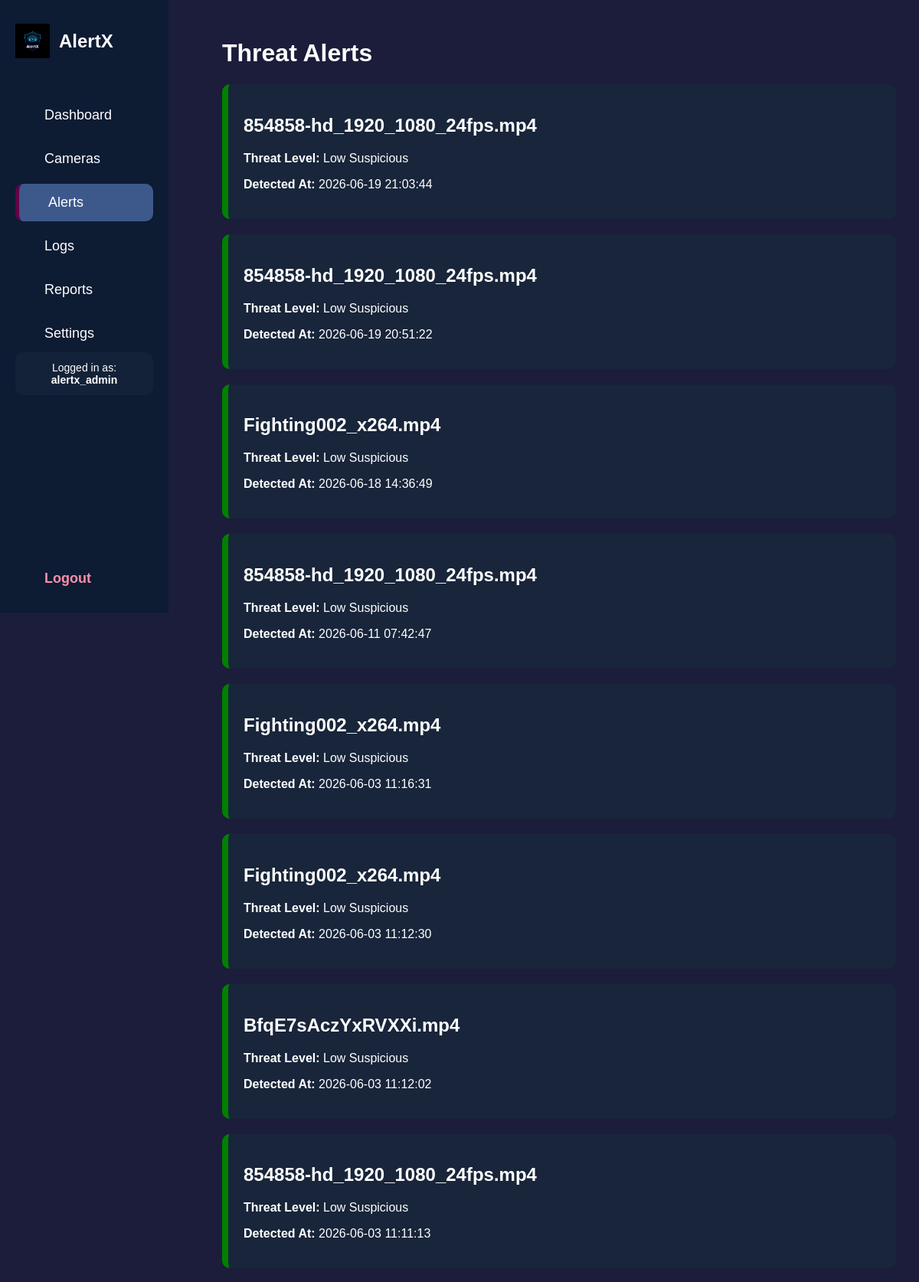
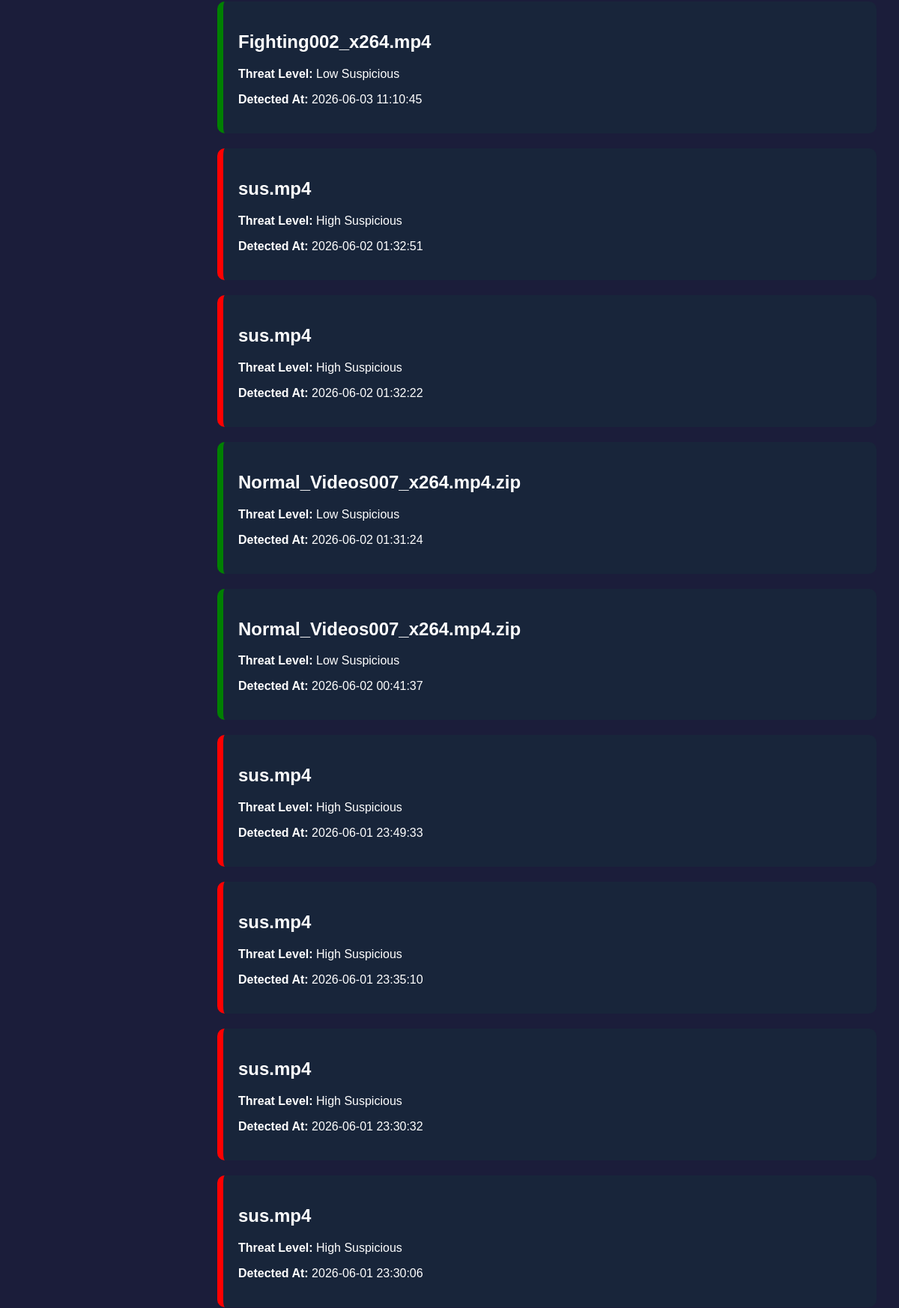
Screenshot of /alerts (upper part) with the database file from the repository (2 pictures, top to bottom).
### tables this page shows
CREATE TABLE logs(

        id INTEGER PRIMARY KEY AUTOINCREMENT,
        filename TEXT,
        alert TEXT,
        time TEXT

    );

### app.py (the view)
@app.route("/alerts")
def alerts():
    conn = sqlite3.connect(
        "database.db"
    )
    cursor = conn.cursor()
    cursor.execute(
        "SELECT filename, alert, time FROM logs ORDER BY id DESC"
    )
    alerts_data = cursor.fetchall()
    conn.close()
    return render_template(
        "alerts.html",
        alerts=alerts_data
    )

### templates/alerts.html (shortened to what this page needs)
<!DOCTYPE html>
<html>
<head>
<link rel="stylesheet"
href="{{ url_for(
'static',
filename='css/styles.css'
) }}">
</head>
<body class="alert-theme">
    {% include 'sidebar.html' %}
<div class="main">
<h1>Threat Alerts</h1>
{% if alerts %}
{% for row in alerts %}
<div class="alert-card
{% if row[1] == 'High Suspicious' %}
high
{% elif row[1] == 'Medium Suspicious' %}
medium
{% else %}
low
{% endif %}
">
<h2>{{ row[0] }}</h2>
<p>
<b>Threat Level:</b>
{{ row[1] }}
</p>
<p>
<b>Detected At:</b>
{{ row[2] }}
</p>
</div>
{% endfor %}
{% else %}
<h3>No Alerts Found</h3>
{% endif %}
</div>
</body>
</html>

### static/css/styles.css (style rules this page uses)
body { margin:0; padding:0; font-family:Arial, sans-serif; background:#06101f; color:white; }
.main { margin-left:260px; padding:30px; }
.alert-card { background:#18253a; padding:20px; margin-top:20px; border-radius:10px; }
.high { border-left:8px solid red; }
.low { border-left:8px solid green; }
.alert-theme { background:#1b1d3a; }

### rows the page displays
logs: filename "854858-hd_1920_1080_24fps.mp4", alert "Low Suspicious", time "2026-06-19 21:03:44"
logs: filename "854858-hd_1920_1080_24fps.mp4", alert "Low Suspicious", time "2026-06-19 20:51:22"
logs: filename "Fighting002_x264.mp4", alert "Low Suspicious", time "2026-06-18 14:36:49"
logs: filename "854858-hd_1920_1080_24fps.mp4", alert "Low Suspicious", time "2026-06-11 07:42:47"
logs: filename "Fighting002_x264.mp4", alert "Low Suspicious", time "2026-06-03 11:16:31"
logs: filename "Fighting002_x264.mp4", alert "Low Suspicious", time "2026-06-03 11:12:30"
logs: filename "BfqE7sAczYxRVXXi.mp4", alert "Low Suspicious", time "2026-06-03 11:12:02"
logs: filename "854858-hd_1920_1080_24fps.mp4", alert "Low Suspicious", time "2026-06-03 11:11:13"
logs: filename "Fighting002_x264.mp4", alert "Low Suspicious", time "2026-06-03 11:10:45"
logs: filename "sus.mp4", alert "High Suspicious", time "2026-06-02 01:32:51"
logs: filename "sus.mp4", alert "High Suspicious", time "2026-06-02 01:32:22"
logs: filename "Normal_Videos007_x264.mp4.zip", alert "Low Suspicious", time "2026-06-02 01:31:24"
logs: filename "Normal_Videos007_x264.mp4.zip", alert "Low Suspicious", time "2026-06-02 00:41:37"
logs: filename "sus.mp4", alert "High Suspicious", time "2026-06-01 23:49:33"
logs: filename "sus.mp4", alert "High Suspicious", time "2026-06-01 23:35:10"
logs: filename "sus.mp4", alert "High Suspicious", time "2026-06-01 23:30:32"
logs: filename "sus.mp4", alert "High Suspicious", time "2026-06-01 23:30:06"
